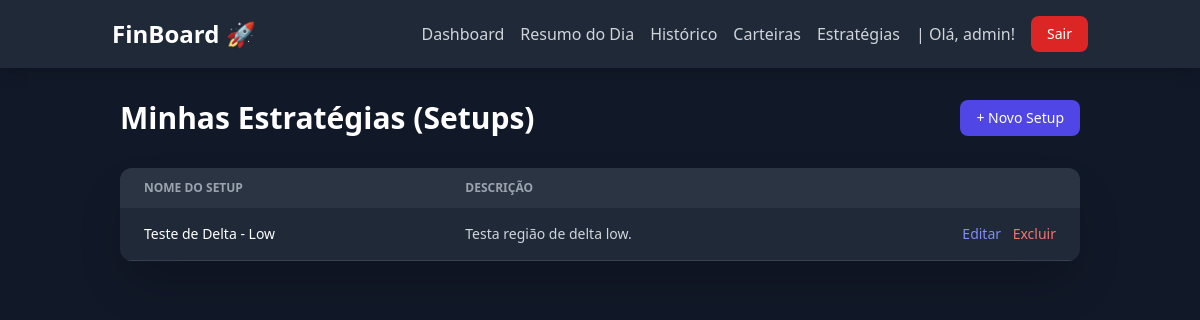
Page /dashboard/strategies/ (signed in) on the earlier database version.
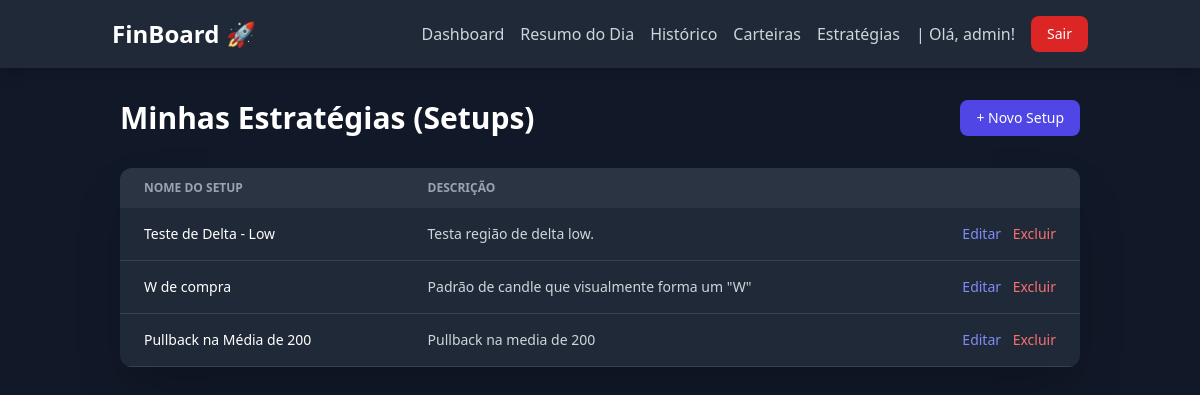
Same page on the later database version.
### dashboard/models.py (models this page shows, shortened)
class Strategy(models.Model):
    name = models.CharField("Nome da Estratégia", max_length=100, unique=True)
    description = models.TextField("Descrição do Setup")

### dashboard/views.py (the view)
# urls.py: path('strategies/', views.strategy_list, name='strategy_list'),
@login_required
def strategy_list(request):
    strategies = Strategy.objects.all()
    return render(request, 'dashboard/strategy_list.html', {'strategies': strategies})

### dashboard/templates/dashboard/strategy_list.html
{% extends 'core/base.html' %}
{% block content %}
<div class="container mx-auto px-4 sm:px-6 lg:px-8 py-8">
    <div class="flex justify-between items-center mb-8">
        <h1 class="text-3xl font-bold text-white">Minhas Estratégias (Setups)</h1>
        <a href="{% url 'dashboard:strategy_add' %}" class="px-4 py-2 text-sm font-medium text-white bg-indigo-600 rounded-lg hover:bg-indigo-700 transition-colors">+ Novo Setup</a>
    </div>
    <div class="bg-gray-800 rounded-xl shadow-2xl overflow-hidden">
        <table class="min-w-full text-sm text-left text-gray-300">
            <thead class="text-xs text-gray-400 uppercase bg-gray-700/50">
                <tr>
                    <th scope="col" class="px-6 py-3">Nome do Setup</th>
                    <th scope="col" class="px-6 py-3">Descrição</th>
                    <th scope="col" class="px-6 py-3"><span class="sr-only">Ações</span></th>
                </tr>
            </thead>
            <tbody>
                {% for strategy in strategies %}
                <tr class="border-b border-gray-700 hover:bg-gray-700/40">
                    <td class="px-6 py-4 font-medium text-white">{{ strategy.name }}</td>
                    <td class="px-6 py-4">{{ strategy.description|truncatewords:20 }}</td>
                    <td class="px-6 py-4 text-right space-x-2">
                        <a href="{% url 'dashboard:strategy_edit' pk=strategy.pk %}" class="font-medium text-indigo-400 hover:underline">Editar</a>
                        <a href="{% url 'dashboard:strategy_delete' pk=strategy.pk %}" class="font-medium text-red-400 hover:underline">Excluir</a>
                    </td>
                </tr>
                {% empty %}
                <tr>
                    <td colspan="3" class="text-center py-10 text-gray-500">Nenhuma estratégia cadastrada.</td>
                </tr>
                {% endfor %}
            </tbody>
        </table>
    </div>
</div>
{% endblock %}

Differences in the rows shown:
added Strategy: name "W de compra", description "Padrão de candle que visualmente forma um \"W\""
added Strategy: name "Pullback na Média de 200", description "Pullback na media de 200"
